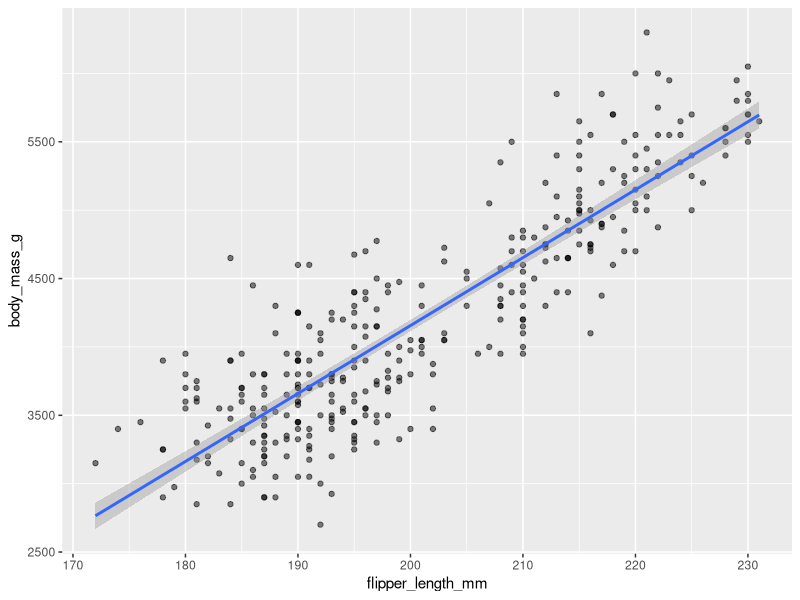
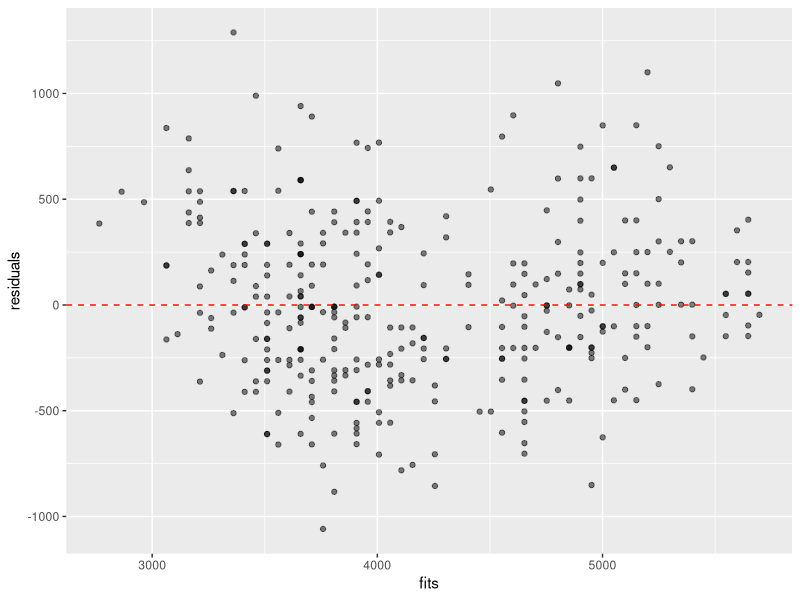
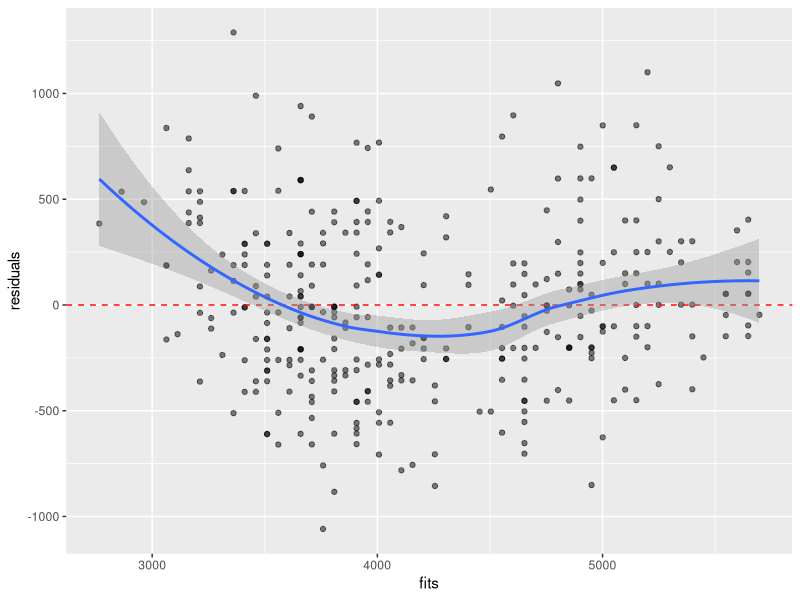
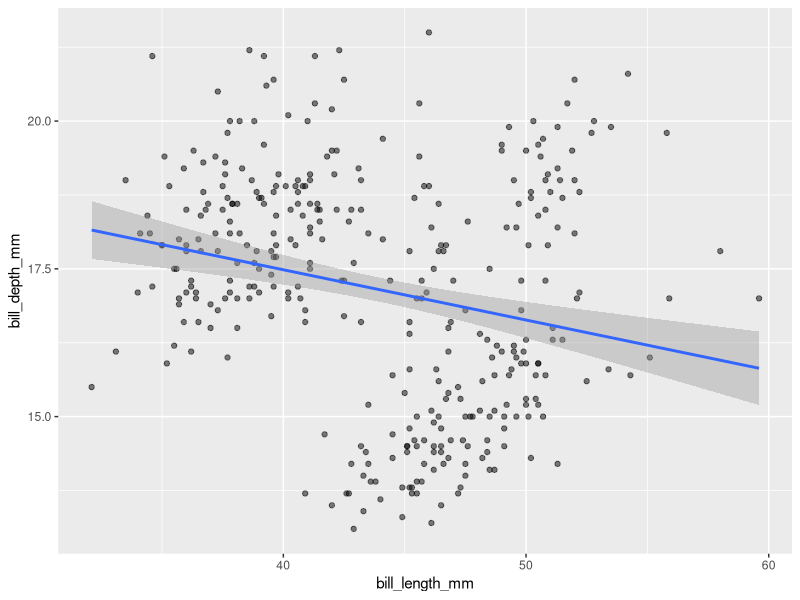
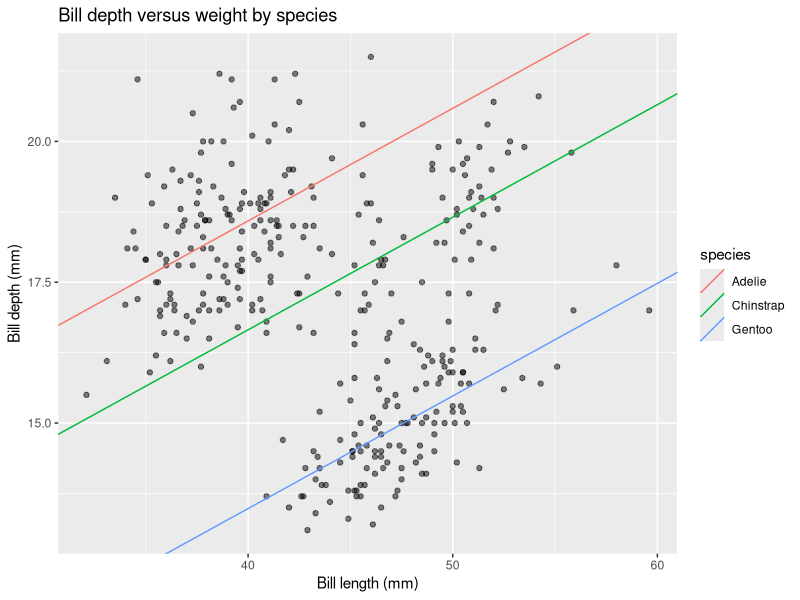
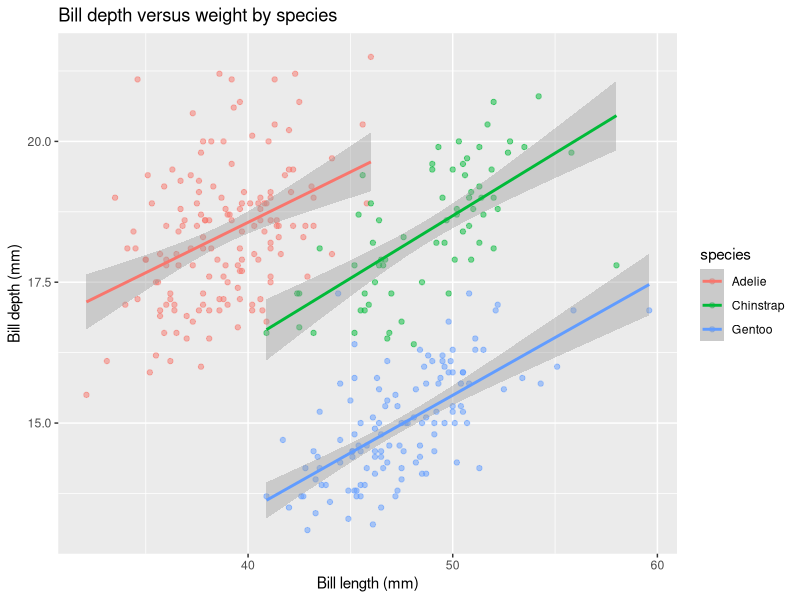
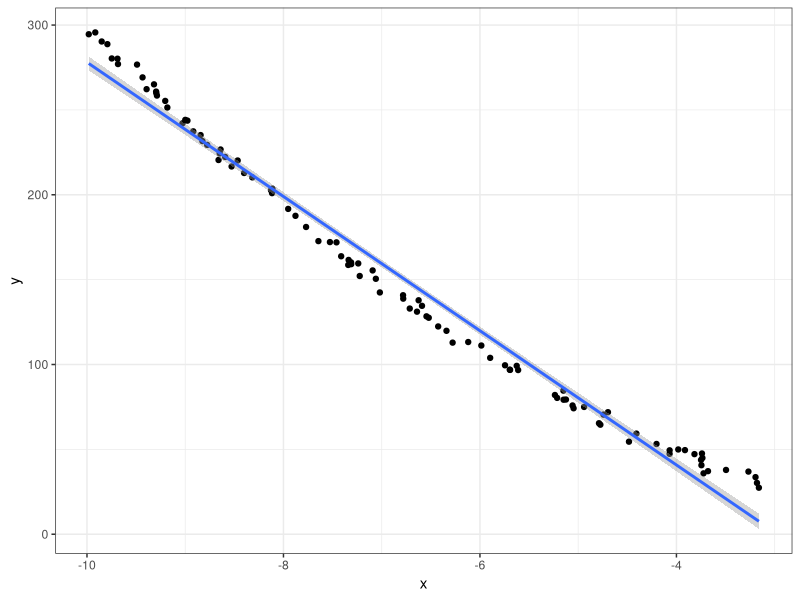
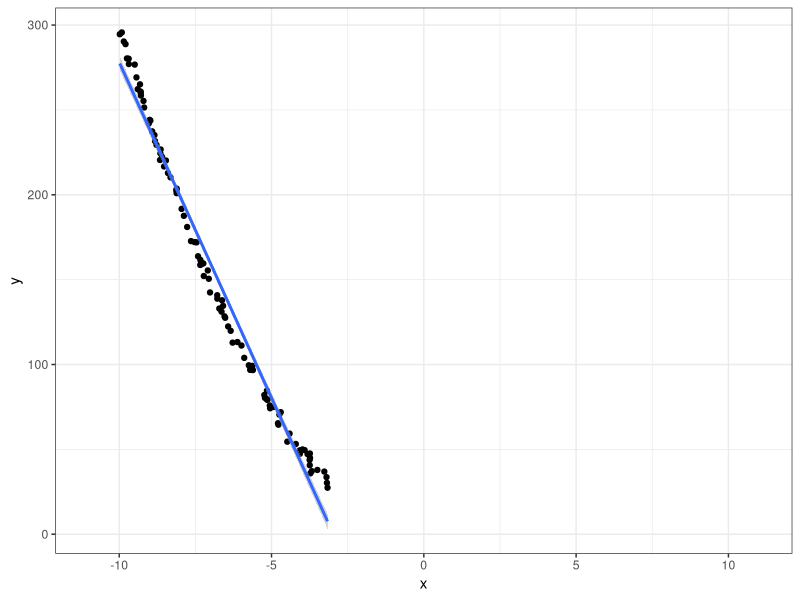

These charts were generated, in order, by the following R code:
## ---- chunk 1
#| include: false
knitr::opts_chunk$set(
  echo = TRUE,
  message = FALSE,
  warning = FALSE,
  fig.align = "center"
)

library(tidyverse)
library(palmerpenguins)
## ---- chunk 2
#| code-line-numbers: "4"
penguins |>
  ggplot(aes(x = flipper_length_mm, y = body_mass_g)) +
  geom_point(alpha = 0.5) +
  geom_smooth(method = "lm")
## ---- chunk 3
lin_reg <- lm(body_mass_g ~ flipper_length_mm, data = penguins)

tibble(fits = fitted(lin_reg), residuals = residuals(lin_reg)) |>
  ggplot(aes(x = fits, y = residuals)) +
  geom_point(alpha = 0.5) +
  geom_hline(yintercept = 0, linetype = "dashed", color = "red")
## ---- chunk 4
#| code-line-numbers: "5"
tibble(fits = fitted(lin_reg), residuals = residuals(lin_reg)) |>
  ggplot(aes(x = fits, y = residuals)) +
  geom_point(alpha = 0.5) +
  geom_hline(yintercept = 0, linetype = "dashed", color = "red") +
  geom_smooth()
## ---- chunk 5
#| warning: false
#| message: false
#| echo: false
penguins |>
  ggplot(aes(x = bill_length_mm, y = bill_depth_mm)) +
  geom_point(alpha = 0.5) +
  geom_smooth(method = "lm", se = TRUE)
## ---- chunk 6
#| attr-output: "style='font-size: 0.6em;'"
summary(lm(bill_depth_mm ~ bill_length_mm, data = penguins))
## ---- chunk 7
#| echo: false
#| fig-align: center
depth_lm_species_add <- lm(bill_depth_mm ~ bill_length_mm + species,
                           data = penguins)

# Calculate species-specific intercepts in order:
intercepts <- # First for `Adelie` it's just the initial intercept
  c(coef(depth_lm_species_add)["(Intercept)"],
    # Next for `Chinstrap` it's the intercept plus the `Chinstrap` term:
    coef(depth_lm_species_add)["(Intercept)"] + 
      coef(depth_lm_species_add)["speciesChinstrap"],
    # And finally for `Gentoo` it's again the intercept plus the `Gentoo` term
    coef(depth_lm_species_add)["(Intercept)"] + 
      coef(depth_lm_species_add)["speciesGentoo"])

# Create a small table to store the intercept, slopes, and species:
lines_tbl <- tibble("intercepts" = intercepts,
                    # Slopes are the same for each, thus use rep()
                    "slopes" = rep(coef(depth_lm_species_add)["bill_length_mm"],
                                   3),
                    # And the levels of species:
                    "species" = levels(penguins$species))
penguins |>
  ggplot(aes(x = bill_length_mm, y = bill_depth_mm)) +
  geom_point(alpha = 0.5) +
  geom_abline(data = lines_tbl,
              aes(intercept = intercepts, slope = slopes,
                  color = species)) +
  labs(x = "Bill length (mm)", y = "Bill depth (mm)", 
       title = "Bill depth versus weight by species")
## ---- chunk 8
#| attr-output: "style='font-size: 0.6em;'"
summary(lm(bill_depth_mm ~ bill_length_mm + species, data = penguins))
## ---- chunk 9
#| echo: false
#| fig-align: center
penguins |>
  ggplot(aes(x = bill_length_mm, y = bill_depth_mm, color = species)) +
  geom_point(alpha = 0.5) +
  geom_smooth(method = "lm", se = TRUE) +
  labs(x = "Bill length (mm)", y = "Bill depth (mm)", 
       title = "Bill depth versus weight by species")
## ---- chunk 10
#| attr-output: "style='font-size: 0.5em;'"
summary(lm(bill_depth_mm ~ bill_length_mm * species, data = penguins))
## ---- chunk 11
#| echo: false
#| fig-align: center
set.seed(1389)
fake_data <- tibble(x = runif(100, min = -10, max = -3)) |>
  mutate(y = rnorm(n = 100, mean = 3 * x^2, sd = 3))
fake_data |>
  ggplot(aes(x, y)) +
  geom_point() +
  geom_smooth(method = "lm") +
  theme_bw()
## ---- chunk 12
#| echo: false
#| fig-align: center
fake_data |>
  ggplot(aes(x, y)) +
  geom_point() +
  scale_x_continuous(limits = c(-11, 11)) +
  geom_smooth(method = "lm") +
  theme_bw()
## ---- chunk 13
#| echo: false
#| fig-align: center
fake_data |>
  ggplot(aes(x, y)) +
  geom_point() +
  geom_smooth(method = "lm") +
  scale_x_continuous(limits = c(-11, 11)) +
  stat_function(
    fun = function (x) 3 * x^2,
    linetype = "dashed", color = "red") +
  theme_bw()
